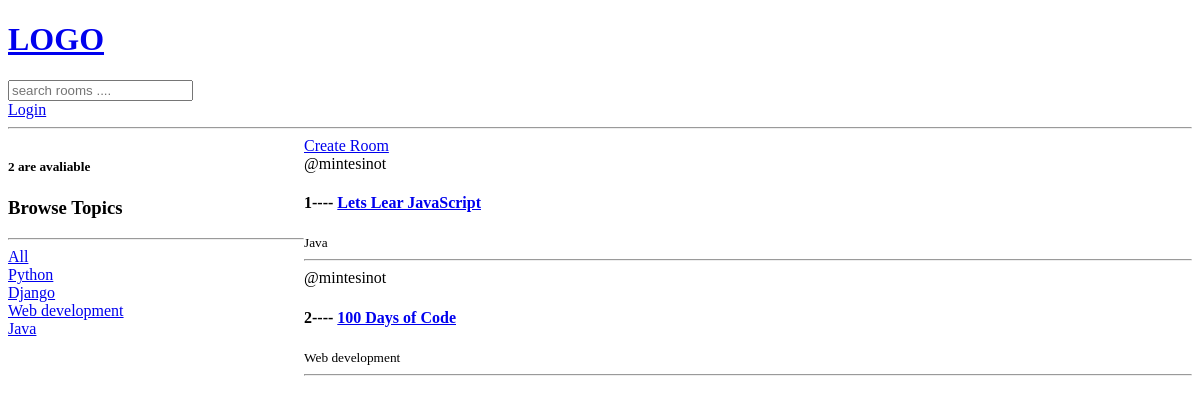
The app's page /, older data.
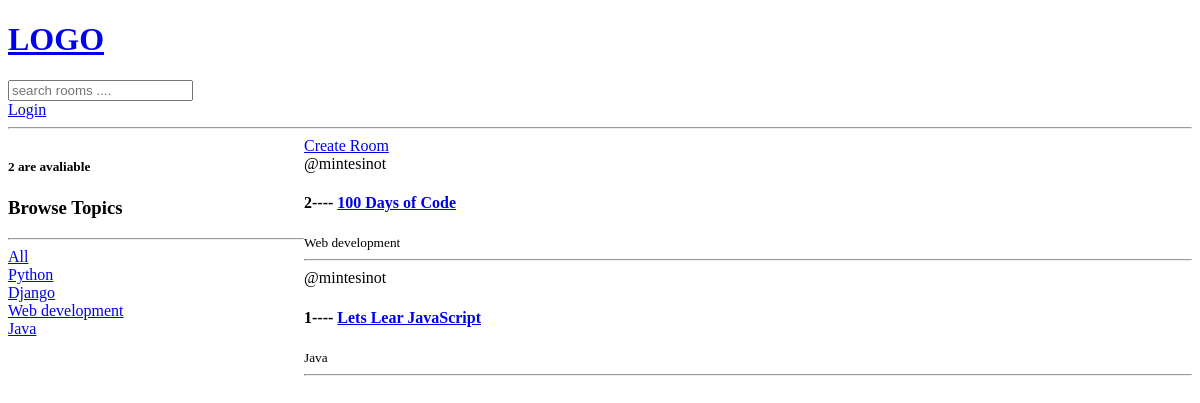
The same page, newer data.
### base/models.py (models this page shows, shortened)
class Topic(models.Model):
    name=models.CharField(max_length=200)

class Room(models.Model):
    host = models.ForeignKey(User, on_delete=models.SET_NULL, null=True)
    topic = models.ForeignKey(Topic, on_delete=models.SET_NULL, null=True)
    name = models.CharField(max_length=200)
    description = models.TextField(null=True, blank=True)
    updated = models.DateTimeField(auto_now=True)
    created = models.DateTimeField(auto_now_add = True)
    class Meta:
        ordering = ['-updated', '-created']

### base/views.py (the view)
# urls.py: path('', views.home, name='home'),
def home(request):
    p = request.GET.get('p', '').strip()  # Get 'p' from URL
    rooms = Room.objects.filter(Q(topic__name__icontains=p) |
                                Q(name__icontains=p) |
                                Q(description__icontains=p)) if p else Room.objects.all()
    topics = Topic.objects.all()
    room_count = rooms.count()
    context = {'rooms': rooms, 'topics': topics, 'room_count': room_count}
    return render(request, 'base/home.html', context)

### base/templates/base/home.html (shortened to what this page needs)
{% extends 'main.html' %}
{% block content %}
<div class="home-container">
  <div>
    <h5>{{room_count}} are avaliable</h5>
    <h3>Browse Topics</h3>
    <hr>
    <div>
      <a href="{% url 'home' %}">All</a>
    </div>
      {% for topic in topics %}
      <div>
        <a href="{% url 'home'%}?p={{topic.name}}">{{topic.name}}</a>
      </div>
      {% endfor%}
  </div>
  <div>
    <a href="{% url 'room-form' %}">Create Room</a>
    <div>
        {% for room in rooms %}
          <div>
            <span>@{{room.host.username}}</span>
            <h4>{{room.id}}---- <a href='{% url 'room' room.id %}'>
                {{room.name}}</a></h4>
                <small>{{room.topic.name}}</small>
                <hr>
          </div>
        {% endfor %}
    </div>
  </div>
</div>
 {% endblock %}

Row changes from the older to the newer data that the page shows:
changed Room "100 Days of Code": moves up the list
